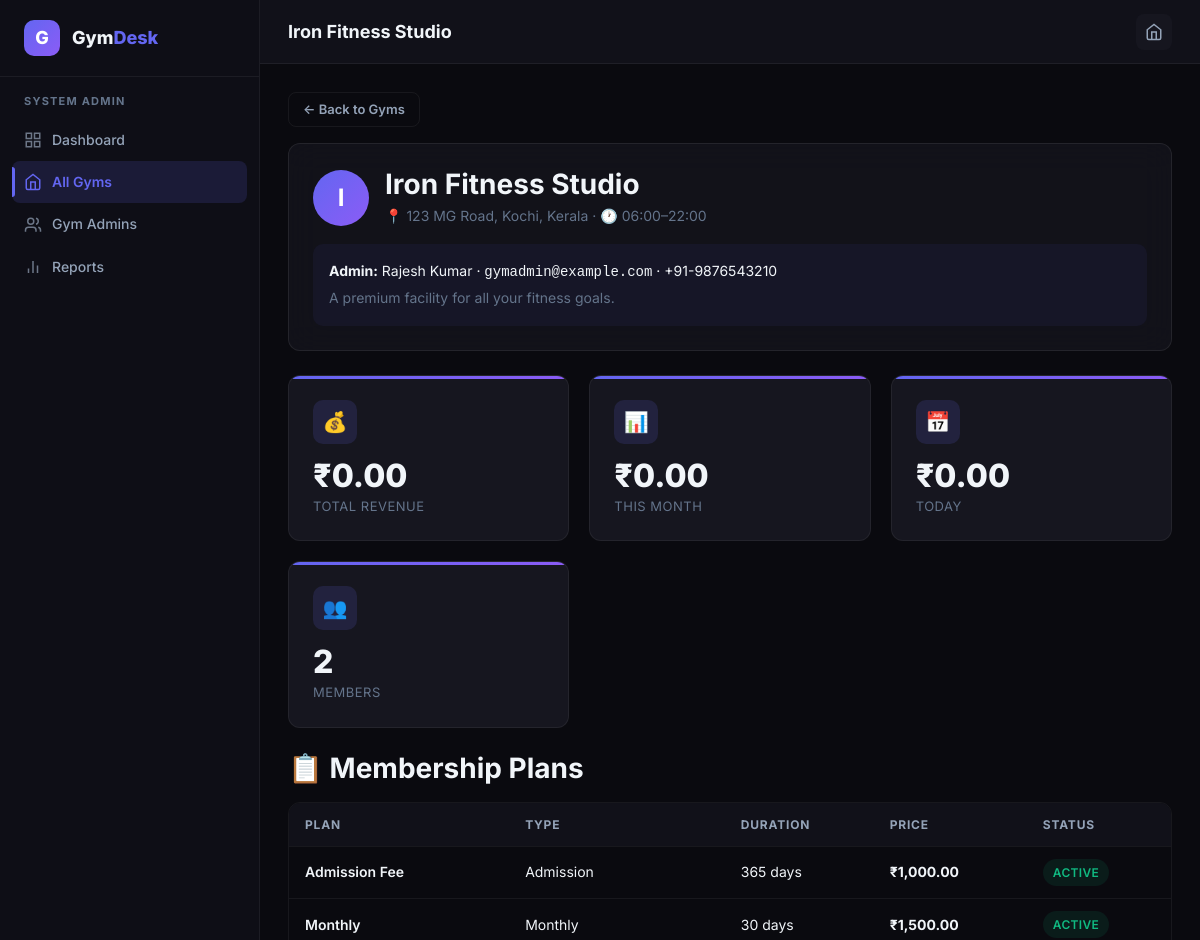
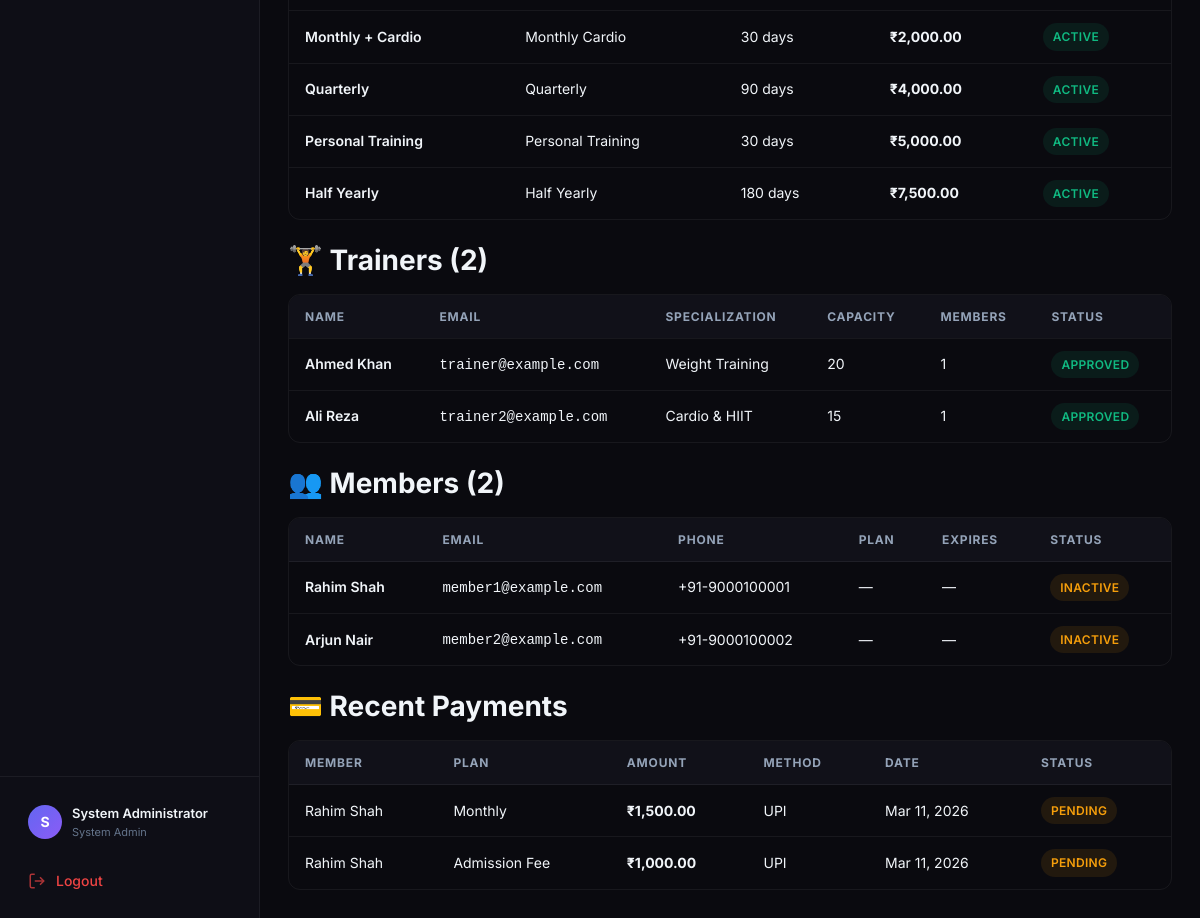
/sysadmin/gyms/1 (signed in), run on an earlier commit of the app's database (2 pictures, top to bottom).
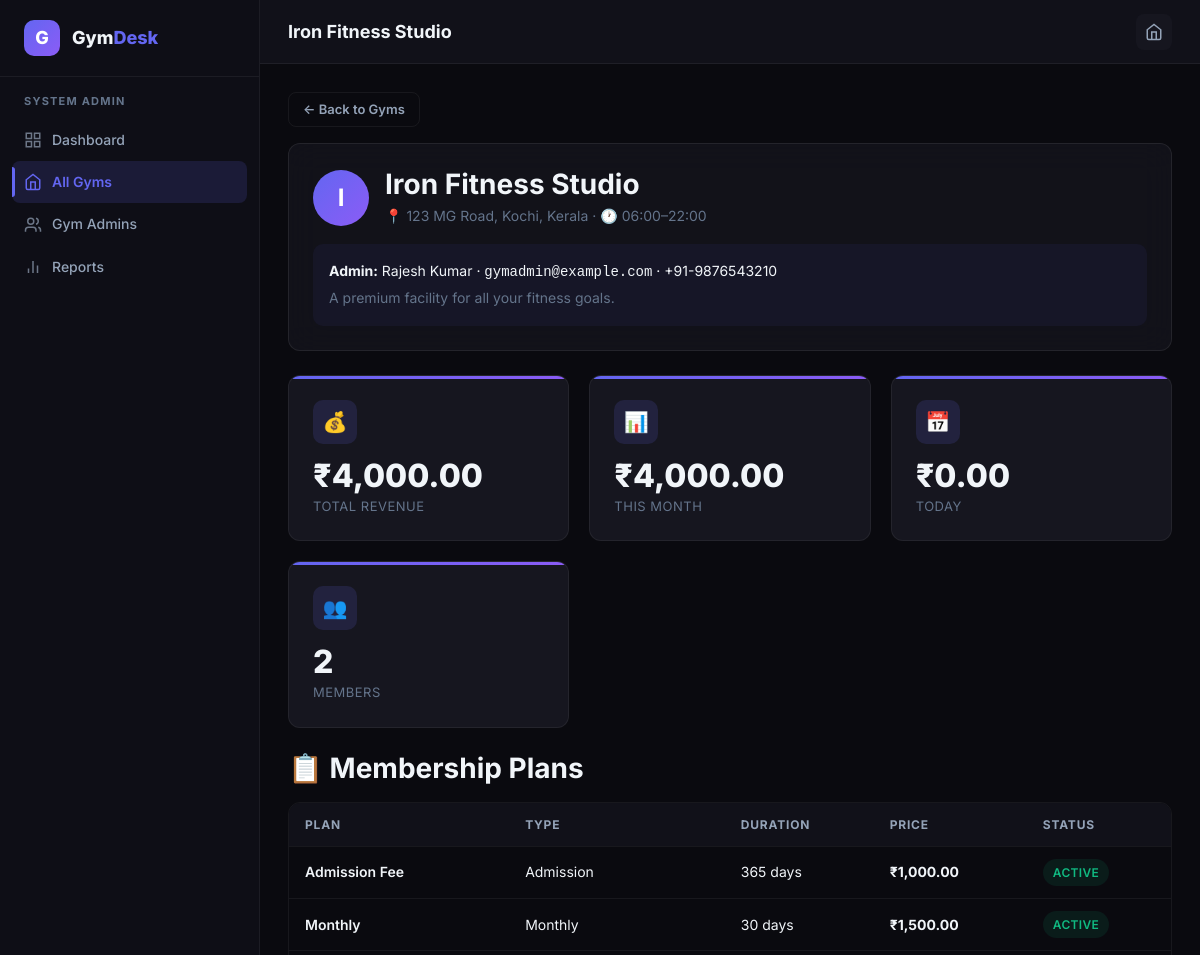
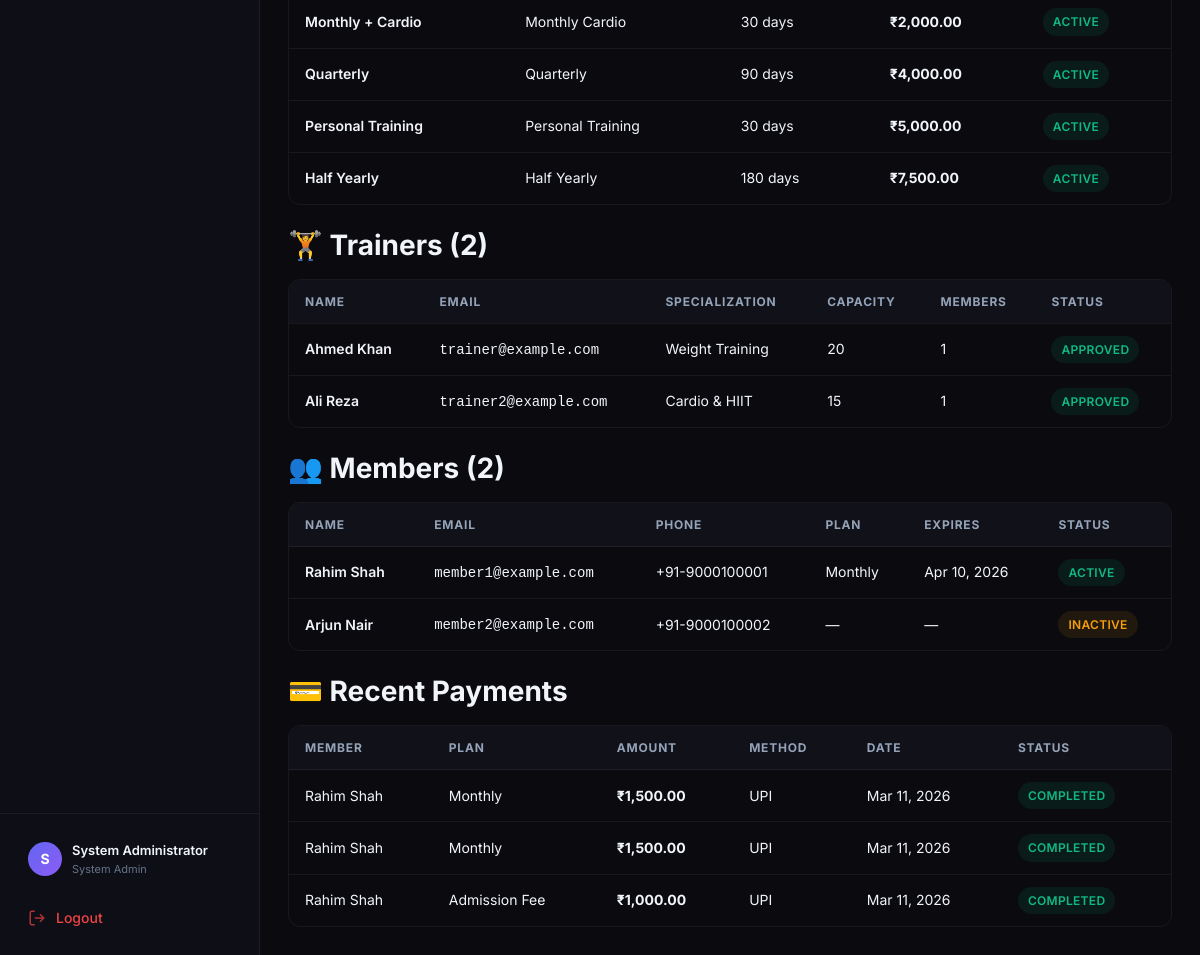
And on a later commit of the database (2 pictures, top to bottom).
### tables this page shows
CREATE TABLE users (
            id INTEGER PRIMARY KEY AUTOINCREMENT,
            email TEXT UNIQUE NOT NULL,
            password_hash TEXT NOT NULL,
            role TEXT NOT NULL CHECK(role IN ('system_admin','gym_admin','trainer','member')),
            full_name TEXT NOT NULL,
            phone TEXT,
            avatar TEXT,
            is_active INTEGER DEFAULT 1,
            created_at TIMESTAMP DEFAULT CURRENT_TIMESTAMP
        );

CREATE TABLE gyms (
            id INTEGER PRIMARY KEY AUTOINCREMENT,
            name TEXT NOT NULL,
            address TEXT,
            city TEXT,
            state TEXT,
            pincode TEXT,
            phone TEXT,
            email TEXT,
            description TEXT,
            logo TEXT,
            gym_type TEXT DEFAULT 'general',
            owner_id INTEGER NOT NULL,
            is_approved INTEGER DEFAULT 0,
            opening_time TEXT DEFAULT '06:00',
            closing_time TEXT DEFAULT '22:00',
            created_at TIMESTAMP DEFAULT CURRENT_TIMESTAMP,
            FOREIGN KEY (owner_id) REFERENCES users(id)
        );

CREATE TABLE membership_plans (
            id INTEGER PRIMARY KEY AUTOINCREMENT,
            gym_id INTEGER NOT NULL,
            name TEXT NOT NULL,
            plan_type TEXT DEFAULT 'monthly' CHECK(plan_type IN ('admission','monthly','quarterly','half_yearly','monthly_cardio','personal_training','annual')),
            duration_days INTEGER NOT NULL,
            price REAL NOT NULL,
            description TEXT,
            is_active INTEGER DEFAULT 1,
            created_at TIMESTAMP DEFAULT CURRENT_TIMESTAMP,
            FOREIGN KEY (gym_id) REFERENCES gyms(id)
        );

CREATE TABLE trainers (
            id INTEGER PRIMARY KEY AUTOINCREMENT,
            user_id INTEGER NOT NULL,
            gym_id INTEGER NOT NULL,
            specialization TEXT,
            certification TEXT,
            experience_years INTEGER DEFAULT 0,
            bio TEXT,
            max_capacity INTEGER DEFAULT 20,
            is_approved INTEGER DEFAULT 0,
            approved_by INTEGER,
            created_at TIMESTAMP DEFAULT CURRENT_TIMESTAMP,
            FOREIGN KEY (user_id) REFERENCES users(id),
            FOREIGN KEY (gym_id) REFERENCES gyms(id),
            FOREIGN KEY (approved_by) REFERENCES users(id)
        );

CREATE TABLE members (
            id INTEGER PRIMARY KEY AUTOINCREMENT,
            user_id INTEGER NOT NULL,
            gym_id INTEGER NOT NULL,
            date_of_birth DATE,
            gender TEXT,
            emergency_contact TEXT,
            emergency_phone TEXT,
            blood_group TEXT,
            weight_kg REAL,
            height_cm REAL,
            fitness_goal TEXT,
            membership_status TEXT DEFAULT 'active',
            joined_at TIMESTAMP DEFAULT CURRENT_TIMESTAMP,
            FOREIGN KEY (user_id) REFERENCES users(id),
            FOREIGN KEY (gym_id) REFERENCES gyms(id)
        );

CREATE TABLE payments (
            id INTEGER PRIMARY KEY AUTOINCREMENT,
            member_id INTEGER NOT NULL,
            gym_id INTEGER NOT NULL,
            plan_id INTEGER,
            amount REAL NOT NULL,
            payment_type TEXT DEFAULT 'subscription',
            payment_method TEXT DEFAULT 'cash',
            reference_id TEXT,
            transaction_screenshot TEXT,
            admin_notes TEXT,
            payment_date DATE DEFAULT (date('now')),
            status TEXT DEFAULT 'pending' CHECK(status IN ('completed','pending','failed','refunded')),
            created_at TIMESTAMP DEFAULT CURRENT_TIMESTAMP,
            FOREIGN KEY (member_id) REFERENCES members(id),
            FOREIGN KEY (gym_id) REFERENCES gyms(id),
            FOREIGN KEY (plan_id) REFERENCES membership_plans(id)
        );

CREATE TABLE member_subscriptions (
            id INTEGER PRIMARY KEY AUTOINCREMENT,
            member_id INTEGER NOT NULL,
            plan_id INTEGER NOT NULL,
            start_date DATE NOT NULL,
            end_date DATE NOT NULL,
            amount_paid REAL NOT NULL,
            payment_method TEXT DEFAULT 'cash',
            status TEXT DEFAULT 'active' CHECK(status IN ('active','expired','cancelled','frozen')),
            created_at TIMESTAMP DEFAULT CURRENT_TIMESTAMP,
            FOREIGN KEY (member_id) REFERENCES members(id),
            FOREIGN KEY (plan_id) REFERENCES membership_plans(id)
        );

### backend/routes/sysadmin.py (the view)
@sysadmin_bp.route('/gyms/<int:gym_id>')
@login_required
@system_admin_required
def gym_detail(gym_id):
    db = get_db()
    gym = db.execute('''
        SELECT g.*, u.full_name as owner_name, u.email as owner_email, u.phone as owner_phone
        FROM gyms g JOIN users u ON g.owner_id = u.id
        WHERE g.id = ?
    ''', (gym_id,)).fetchone()
    if not gym:
        from flask import flash, redirect, url_for
        flash('Gym not found.', 'error')
        db.close()
        return redirect(url_for('sysadmin.gyms'))
    members = db.execute('''
        SELECT m.*, u.full_name, u.email, u.phone, u.created_at as user_created,
               ms.status as sub_status, ms.end_date as sub_end,
               mp.name as plan_name
        FROM members m
        JOIN users u ON m.user_id = u.id
        LEFT JOIN member_subscriptions ms ON ms.member_id = m.id AND ms.status = 'active'
        LEFT JOIN membership_plans mp ON ms.plan_id = mp.id
        WHERE m.gym_id = ?
        ORDER BY m.joined_at DESC
    ''', (gym_id,)).fetchall()
    trainers = db.execute('''
        SELECT t.*, u.full_name, u.email, u.phone,
               (SELECT COUNT(*) FROM member_trainer mt WHERE mt.trainer_id = t.id) as assigned_members
        FROM trainers t
        JOIN users u ON t.user_id = u.id
        WHERE t.gym_id = ?
        ORDER BY t.is_approved DESC, u.full_name
    ''', (gym_id,)).fetchall()
    plans = db.execute('SELECT * FROM membership_plans WHERE gym_id = ? ORDER BY price', (gym_id,)).fetchall()
    revenue = {
        'total': db.execute("SELECT COALESCE(SUM(amount),0) as c FROM payments WHERE gym_id=? AND status='completed'", (gym_id,)).fetchone()['c'],
        'monthly': db.execute("SELECT COALESCE(SUM(amount),0) as c FROM payments WHERE gym_id=? AND status='completed' AND strftime('%Y-%m', payment_date)=strftime('%Y-%m','now')", (gym_id,)).fetchone()['c'],
        'today': db.execute("SELECT COALESCE(SUM(amount),0) as c FROM payments WHERE gym_id=? AND status='completed' AND payment_date=date('now')", (gym_id,)).fetchone()['c'],
    }
    payments = db.execute('''
        SELECT p.*, u.full_name as member_name, mp.name as plan_name
        FROM payments p
        JOIN members m ON p.member_id = m.id
        JOIN users u ON m.user_id = u.id
        LEFT JOIN membership_plans mp ON p.plan_id = mp.id
        WHERE p.gym_id = ?
        ORDER BY p.created_at DESC LIMIT 20
    ''', (gym_id,)).fetchall()
    db.close()
    return render_template('sysadmin/gym_detail.html', gym=gym, members=members,
                           trainers=trainers, plans=plans, revenue=revenue,
                           payments=payments)

### frontend/templates/sysadmin/gym_detail.html
{% extends "dashboard_base.html" %}{% block title %}{{ gym['name'] }}{% endblock %}{% block page_title %}{{ gym['name']
}}{% endblock %}
{% block sidebar_nav %}{% include "sysadmin/_sidebar.html" %}{% endblock %}
{% block content %}
<a href="{{ url_for('sysadmin.gyms') }}" class="btn btn-ghost btn-sm mb-4">← Back to Gyms</a>
<div class="card-glass mb-6" style="padding:24px;">
    <div class="flex items-center gap-4 mb-4">
        <div class="sidebar-avatar" style="width:56px;height:56px;font-size:1.5rem;">{{ gym['name'][0] }}</div>
        <div>
            <h2 style="margin-bottom:4px;">{{ gym['name'] }}</h2>
            <p class="text-sm text-muted">📍 {{ gym['address'] or '' }}, {{ gym['city'] or '' }}{% if gym['state'] %},
                {{ gym['state'] }}{% endif %} · 🕐 {{ gym['opening_time'] }}–{{ gym['closing_time'] }}</p>
        </div>
    </div>
    <div style="background:rgba(99,102,241,0.06);border-radius:10px;padding:16px;margin-top:12px;">
        <p class="text-sm"><strong>Admin:</strong> {{ gym['owner_name'] }} · <code>{{ gym['owner_email'] }}</code> · {{
            gym['owner_phone'] or 'No phone' }}</p>
        {% if gym['description'] %}<p class="text-sm text-muted mt-1">{{ gym['description'] }}</p>{% endif %}
    </div>
</div>
<div class="stats-grid mb-6">
    <div class="stat-card">
        <div class="stat-icon">💰</div>
        <div class="stat-value">{{ format_currency(revenue['total']) }}</div>
        <div class="stat-label">Total Revenue</div>
    </div>
    <div class="stat-card">
        <div class="stat-icon">📊</div>
        <div class="stat-value">{{ format_currency(revenue['monthly']) }}</div>
        <div class="stat-label">This Month</div>
    </div>
    <div class="stat-card">
        <div class="stat-icon">📅</div>
        <div class="stat-value">{{ format_currency(revenue['today']) }}</div>
        <div class="stat-label">Today</div>
    </div>
    <div class="stat-card">
        <div class="stat-icon">👥</div>
        <div class="stat-value">{{ members|length }}</div>
        <div class="stat-label">Members</div>
    </div>
</div>
<h2 class="mb-4">📋 Membership Plans</h2>
{% if plans %}
<div class="table-wrapper mb-6">
    <table>
        <thead>
            <tr>
                <th>Plan</th>
                <th>Type</th>
                <th>Duration</th>
                <th>Price</th>
                <th>Status</th>
            </tr>
        </thead>
        <tbody>
            {% for p in plans %}<tr>
                <td class="font-semibold">{{ p['name'] }}</td>
                <td>{{ p['plan_type']|replace('_',' ')|title }}</td>
                <td>{{ p['duration_days'] }} days</td>
                <td class="font-bold">{{ format_currency(p['price']) }}</td>
                <td><span class="badge badge-{{ 'success' if p['is_active'] else 'neutral' }}">{{ 'Active' if
                        p['is_active'] else 'Inactive' }}</span></td>
            </tr>{% endfor %}
        </tbody>
    </table>
</div>
{% else %}<div class="card mb-6 text-center text-muted p-4">No plans created</div>{% endif %}
<h2 class="mb-4">🏋️ Trainers ({{ trainers|length }})</h2>
{% if trainers %}
<div class="table-wrapper mb-6">
    <table>
        <thead>
            <tr>
                <th>Name</th>
                <th>Email</th>
                <th>Specialization</th>
                <th>Capacity</th>
                <th>Members</th>
                <th>Status</th>
            </tr>
        </thead>
        <tbody>
            {% for t in trainers %}<tr>
                <td class="font-semibold">{{ t['full_name'] }}</td>
                <td><code>{{ t['email'] }}</code></td>
                <td>{{ t['specialization'] or '—' }}</td>
                <td>{{ t['max_capacity'] }}</td>
                <td>{{ t['assigned_members'] }}</td>
                <td><span class="badge badge-{{ 'success' if t['is_approved'] else 'warning' }}">{{ 'Approved' if
                        t['is_approved'] else 'Pending' }}</span></td>
            </tr>{% endfor %}
        </tbody>
    </table>
</div>
{% else %}<div class="card mb-6 text-center text-muted p-4">No trainers</div>{% endif %}
<h2 class="mb-4">👥 Members ({{ members|length }})</h2>
{% if members %}
<div class="table-wrapper mb-6">
    <table>
        <thead>
            <tr>
                <th>Name</th>
                <th>Email</th>
                <th>Phone</th>
                <th>Plan</th>
                <th>Expires</th>
                <th>Status</th>
            </tr>
        </thead>
        <tbody>
            {% for m in members %}<tr>
                <td class="font-semibold">{{ m['full_name'] }}</td>
                <td><code>{{ m['email'] }}</code></td>
                <td>{{ m['phone'] or '—' }}</td>
                <td>{{ m['plan_name'] or '—' }}</td>
                <td>{{ format_date(m['sub_end']) if m['sub_end'] else '—' }}</td>
                <td><span class="badge badge-{{ 'success' if m['membership_status']=='active' else 'warning' }}">{{
                        m['membership_status']|title }}</span></td>
            </tr>{% endfor %}
        </tbody>
    </table>
</div>
{% else %}<div class="card mb-6 text-center text-muted p-4">No members</div>{% endif %}
<h2 class="mb-4">💳 Recent Payments</h2>
{% if payments %}
<div class="table-wrapper">
    <table>
        <thead>
            <tr>
                <th>Member</th>
                <th>Plan</th>
                <th>Amount</th>
                <th>Method</th>
                <th>Date</th>
                <th>Status</th>
            </tr>
        </thead>
        <tbody>
            {% for p in payments %}<tr>
                <td>{{ p['member_name'] }}</td>
                <td>{{ p['plan_name'] or p['payment_type']|title }}</td>
                <td class="font-bold">{{ format_currency(p['amount']) }}</td>
                <td>{{ p['payment_method']|upper }}</td>
                <td>{{ format_date(p['payment_date']) }}</td>
                <td><span
                        class="badge badge-{{ 'success' if p['status']=='completed' else 'warning' if p['status']=='pending' else 'error' }}">{{
                        p['status']|title }}</span></td>
            </tr>{% endfor %}
        </tbody>
    </table>
</div>
{% else %}<div class="card text-center text-muted p-4">No payments</div>{% endif %}
{% endblock %}

### frontend/templates/dashboard_base.html (shortened to what this page needs)
{% extends "base.html" %}
{% block extra_css %}
<link rel="stylesheet" href="{{ url_for('static', filename='css/dashboard.css') }}">
{% endblock %}
{% block body %}
<div class="app-shell">
    <aside class="sidebar" id="sidebar">
        <div class="sidebar-header">
            <div class="sidebar-logo">G</div>
            <div class="sidebar-brand">Gym<span>Desk</span></div>
        </div>
        <nav class="sidebar-nav">
            {% block sidebar_nav %}{% endblock %}
        </nav>
        <div class="sidebar-footer">
            <div class="sidebar-user">
                <div class="sidebar-avatar">{{ current_user.full_name[0] }}</div>
                <div class="sidebar-user-info">
                    <div class="sidebar-user-name">{{ current_user.full_name }}</div>
                    <div class="sidebar-user-role">{{ current_user.role | replace('_', ' ') }}</div>
                </div>
            </div>
            <a href="{{ url_for('auth.logout') }}" class="nav-link mt-2" style="color: var(--error);">
                <svg width="18" height="18" viewBox="0 0 24 24" fill="none" stroke="currentColor" stroke-width="2">
                    <path d="M9 21H5a2 2 0 01-2-2V5a2 2 0 012-2h4" />
                    <polyline points="16 17 21 12 16 7" />
                    <line x1="21" y1="12" x2="9" y2="12" />
                </svg>
                Logout
            </a>
        </div>
    </aside>
    <main class="main-content">
        <header class="topbar">
            <div class="topbar-left">
                <h1 class="topbar-title">{% block page_title %}Dashboard{% endblock %}</h1>
            </div>
            <div class="topbar-right">
                <a href="{{ url_for('public.landing') }}" class="topbar-btn" title="Home">
                    <svg width="18" height="18" viewBox="0 0 24 24" fill="none" stroke="currentColor" stroke-width="2">
                        <path d="M3 9l9-7 9 7v11a2 2 0 01-2 2H5a2 2 0 01-2-2z" />
                        <polyline points="9 22 9 12 15 12 15 22" />
                    </svg>
                </a>
            </div>
        </header>
        <div class="page-content">
            {% block content %}{% endblock %}
        </div>
    </main>
</div>
{% endblock %}

What changed in the data, as far as the page shows it:
no longer on this page (row edited): members: full_name "Rahim Shah", email "member1@example.com", phone "+91-9000100001", m "—", sub_end "—", membership_status "INACTIVE"
added member_subscriptions: full_name "Rahim Shah", email "member1@example.com", phone "+91-9000100001", name "Monthly", end_date "Apr 10, 2026", membership_status "ACTIVE"
added payments: member_name "Rahim Shah", name "Monthly", amount "₹1,500.00", payment_method "UPI", payment_date "Mar 11, 2026", status "COMPLETED"
changed payments (number 2 of 3 on the later page): status "PENDING" → "COMPLETED"
changed payments "Admission Fee": status "PENDING" → "COMPLETED"
Also different on the page:
text no longer shown: "₹0.00 ₹0.00"
text now shown: "₹4,000.00 ₹4,000.00"
